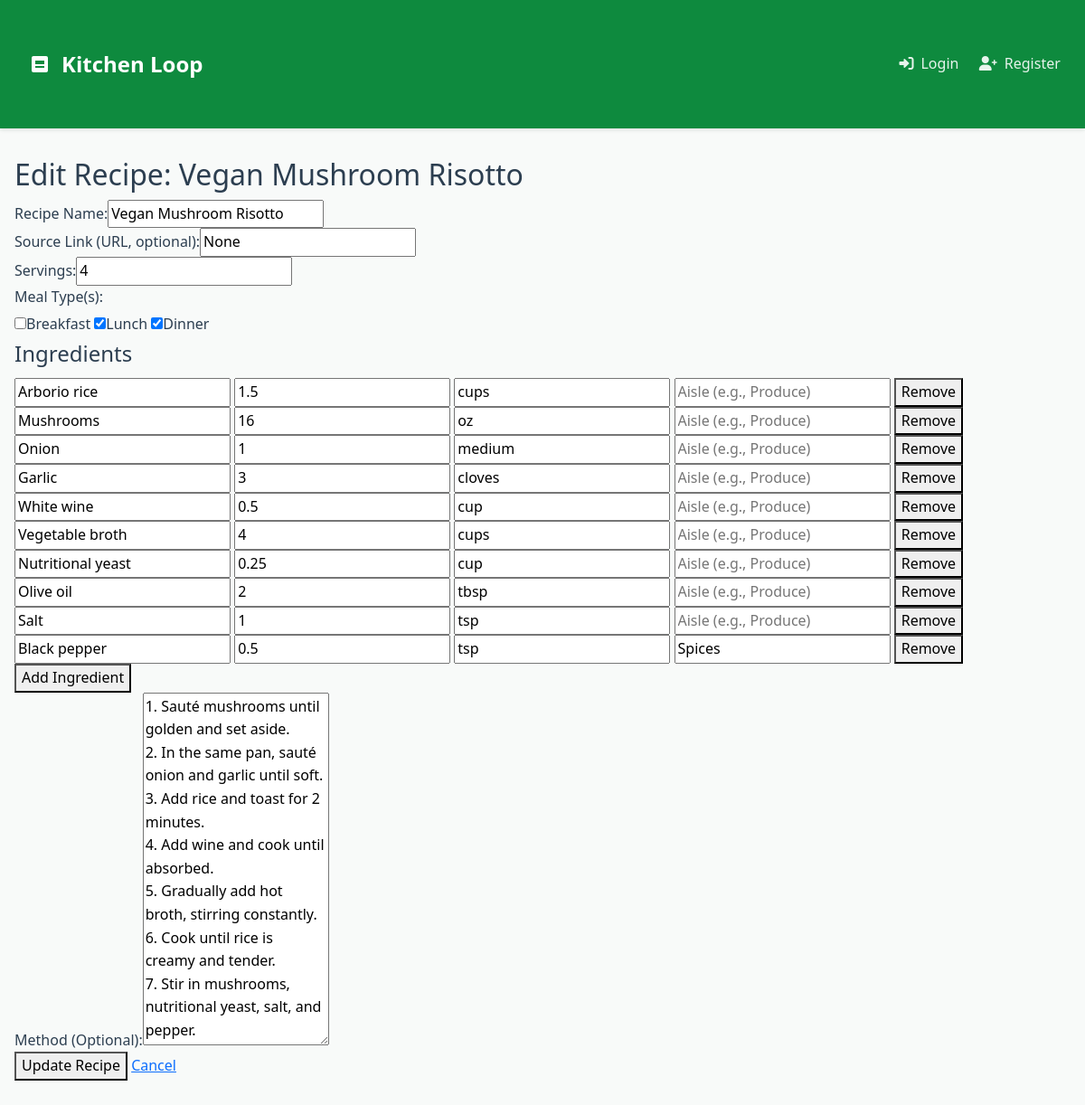
The app's page /edit_recipe/6 with its own data.
### app.py (models this page shows, shortened)
class Recipe(db.Model):
    id = db.Column(db.Integer, primary_key=True)
    name = db.Column(db.String(150), nullable=False, unique=True)
    source_link = db.Column(db.String(500), nullable=True)
    method = db.Column(db.Text, nullable=True) # Optional
    servings = db.Column(db.Integer, nullable=False)
    is_breakfast = db.Column(db.Boolean, default=False, nullable=False)
    is_lunch = db.Column(db.Boolean, default=False, nullable=False)
    is_dinner = db.Column(db.Boolean, default=False, nullable=False)
    ingredients = db.relationship('Ingredient', backref='recipe', lazy=True, cascade="all, delete-orphan")
    account_id = db.Column(db.Integer, db.ForeignKey('account.id'), nullable=True)
    is_public = db.Column(db.Boolean, default=False, nullable=False)
    created_by = db.Column(db.Integer, db.ForeignKey('user.id'), nullable=True)
    created_at = db.Column(db.DateTime, default=datetime.utcnow, nullable=False)
    updated_at = db.Column(db.DateTime, default=datetime.utcnow, onupdate=datetime.utcnow, nullable=False)

class Ingredient(db.Model):
    id = db.Column(db.Integer, primary_key=True)
    name = db.Column(db.String(100), nullable=False)
    quantity = db.Column(db.String(50))
    unit = db.Column(db.String(50))
    aisle = db.Column(db.String(50))
    recipe_id = db.Column(db.Integer, db.ForeignKey('recipe.id'), nullable=False)
    updated_at = db.Column(db.DateTime, default=datetime.utcnow, onupdate=datetime.utcnow)

### app.py (the view)
@app.route('/edit_recipe/<int:recipe_id>', methods=['GET', 'POST'])
def edit_recipe(recipe_id: int):
    recipe = Recipe.query.options(joinedload(Recipe.ingredients)).get_or_404(recipe_id)
    distinct_aisles = get_distinct_aisles() # For aisle dropdowns
    def get_submitted_ingredients(form_data) -> List[Dict[str, Any]]:
         submitted = []
         ids = form_data.getlist('ingredient_id[]')
         names = form_data.getlist('ingredient_name[]')
         qtys = form_data.getlist('ingredient_qty[]')
         units = form_data.getlist('ingredient_unit[]')
         aisles = form_data.getlist('ingredient_aisle[]')
         max_len = max(len(ids), len(names), len(qtys), len(units), len(aisles))
         for i in range(max_len):
             name = names[i].strip() if i < len(names) else ''
             submitted.append({
                 'id': ids[i].strip() if i < len(ids) else '',
                 'name': name,
                 'quantity': qtys[i].strip() if i < len(qtys) else '',
                 'unit': units[i].strip() if i < len(units) else '',
                 'aisle': aisles[i].strip() if i < len(aisles) and aisles[i].strip() and aisles[i] != 'None' else None
             })
         if not submitted:
             submitted.append({'id': '', 'name': '', 'quantity': '', 'unit': '', 'aisle': None})
         return submitted
    if request.method == 'POST':
        form_ingredients = [] # Initialize in case of early exit before assignment
        try:
            original_name = recipe.name
            name = request.form.get('name', '').strip()
            method = request.form.get('method', '').strip()
            servings_str = request.form.get('servings', '').strip()
            source_link = request.form.get('source_link', '').strip() or None
            is_breakfast = 'is_breakfast' in request.form
            is_lunch = 'is_lunch' in request.form
            is_dinner = 'is_dinner' in request.form
            ingredient_ids = request.form.getlist('ingredient_id[]')
            ingredient_names = request.form.getlist('ingredient_name[]')
            ingredient_qtys = request.form.getlist('ingredient_qty[]')
            ingredient_units = request.form.getlist('ingredient_unit[]')
            ingredient_aisles = request.form.getlist('ingredient_aisle[]')
            errors = False
            if not name:
                flash("Recipe name is required.", "danger")
                errors = True
            if not servings_str:
                flash("Servings is required.", "danger")
                errors = True
            if not any(n.strip() for n in ingredient_names):
                flash("At least one ingredient name is required.", "danger")
                errors = True
            servings_int = None
            if servings_str:
                try:
                    servings_int = int(servings_str)
                    if servings_int <= 0:
                        flash("Servings must be a positive whole number.", "danger")
                        errors = True
                except ValueError:
                    flash("Servings must be a valid whole number.", "danger")
                    errors = True
            if name and name.lower() != original_name.lower():
                if Recipe.query.filter(
                    func.lower(Recipe.name) == name.lower(),
                    Recipe.id != recipe_id # Exclude self
                ).first():
                    flash(f"Another recipe named '{name}' already exists.", "warning")
                    errors = True
            if errors:
                form_ingredients = get_submitted_ingredients(request.form)
                return render_template('edit_recipe.html', recipe=recipe, form_ingredients=form_ingredients, distinct_aisles=distinct_aisles)
            recipe.name = name
            recipe.source_link = source_link
            recipe.method = method
            recipe.servings = servings_int # Validated int
            recipe.is_breakfast = is_breakfast
            recipe.is_lunch = is_lunch
            recipe.is_dinner = is_dinner
            existing_ingredient_ids: Set[int] = {ing.id for ing in recipe.ingredients}
            submitted_ingredient_ids: Set[int] = set()
            ingredients_to_add: List[Ingredient] = []
            ingredients_to_update: Dict[int, Dict[str, Any]] = {} # {ing_id: {data}}
            max_len = max(len(ingredient_ids), len(ingredient_names), len(ingredient_qtys), len(ingredient_units), len(ingredient_aisles))
            for i in range(max_len):
                name_val = ingredient_names[i].strip() if i < len(ingredient_names) else ''
                if not name_val:
                    continue
                current_id: Optional[int] = None
                try:
                    current_id_str = ingredient_ids[i].strip() if i < len(ingredient_ids) else ''
                    if current_id_str.isdigit():
                        current_id = int(current_id_str)
                except IndexError:
                    current_id = None # Should not happen with max_len, but safe check
                qty_val = ingredient_qtys[i].strip() if i < len(ingredient_qtys) and ingredient_qtys[i].strip() else None
                unit_val = ingredient_units[i].strip() if i < len(ingredient_units) and ingredient_units[i].strip() else None
                aisle_val = ingredient_aisles[i].strip() if i < len(ingredient_aisles) and ingredient_aisles[i].strip() and ingredient_aisles[i] != 'None' else None
                data = {
                    'name': name_val,
                    'quantity': qty_val,
                    'unit': unit_val,
                    'aisle': aisle_val,
                    'recipe_id': recipe.id # Link to parent recipe
                }
                if current_id and current_id in existing_ingredient_ids:
                    submitted_ingredient_ids.add(current_id)
                    ingredients_to_update[current_id] = data
                elif not current_id or current_id not in existing_ingredient_ids:
                     ingredients_to_add.append(Ingredient(**data))
            ids_to_delete = existing_ingredient_ids - submitted_ingredient_ids
            if ids_to_delete:
                Ingredient.query.filter(Ingredient.id.in_(ids_to_delete)).delete(synchronize_session='fetch')
            for ing_id, data in ingredients_to_update.items():
                 ing = db.session.get(Ingredient, ing_id)
                 if ing: # Ensure it still exists
                     ing.name = data['name']
                     ing.quantity = data['quantity']
                     ing.unit = data['unit']
                     ing.aisle = data['aisle']
                 else:
                     app.logger.warning(f"Ingredient ID {ing_id} marked for update but not found in session/DB.")
            if ingredients_to_add:
                db.session.add_all(ingredients_to_add)
            db.session.commit()
            flash(f"Recipe '{recipe.name}' updated successfully.", "success")
            session.pop('shopping_list_state', None)
            return redirect(url_for('dashboard'))
        except Exception as e:
             db.session.rollback() # Rollback on any error during processing
             flash(f"An unexpected error occurred while updating the recipe: {e}", "danger")
             app.logger.error(f"Error updating recipe {recipe_id}: {e}", exc_info=True)
             form_ingredients = get_submitted_ingredients(request.form)
             return render_template('edit_recipe.html', recipe=recipe, form_ingredients=form_ingredients, distinct_aisles=distinct_aisles)
    else: # --- GET Request ---
        form_ingredients = [
            {'id': ing.id, 'name': ing.name, 'quantity': ing.quantity or '', 'unit': ing.unit or '', 'aisle': ing.aisle}
            for ing in recipe.ingredients
        ]
        if not form_ingredients:
            form_ingredients.append({'id': '', 'name': '', 'quantity': '', 'unit': '', 'aisle': None})
    return render_template('edit_recipe.html', recipe=recipe, form_ingredients=form_ingredients, distinct_aisles=distinct_aisles)

### app.py (called while the page is built)
def get_distinct_aisles() -> List[str]:
    q1 = db.session.query(Ingredient.aisle).filter(Ingredient.aisle.isnot(None), Ingredient.aisle != '').distinct()
    q2 = db.session.query(PantryItem.aisle).filter(PantryItem.aisle.isnot(None), PantryItem.aisle != '').distinct()
    all_aisles = {row[0] for row in q1.union(q2).all() if row[0]}
    return sorted(list(all_aisles))

### templates/edit_recipe.html (shortened to what this page needs)
{% extends 'base.html' %}
{% block content %}
<h2>Edit Recipe: {{ recipe.name }}</h2>
<form method="POST" action="{{ url_for('edit_recipe', recipe_id=recipe.id) }}" id="recipe-form">
    <div><label for="name">Recipe Name:</label><input type="text" id="name" name="name" required value="{{ request.form.get('name', recipe.name) }}"></div>
    <div><label for="source_link">Source Link (URL, optional):</label><input type="url" id="source_link" name="source_link" value="{{ request.form.get('source_link', recipe.source_link) }}"></div>
    <div><label for="servings">Servings:</label><input type="number" id="servings" name="servings" required min="1" value="{{ request.form.get('servings', recipe.servings) }}"></div>
     <div class="checkbox-group">
        <label style="display: block; margin-bottom: 5px;">Meal Type(s):</label>
        <div class="checkbox-inline-options">
            <input type="checkbox" id="is_breakfast" name="is_breakfast" value="1" ><label for="is_breakfast" class="checkbox-label">Breakfast</label>
            <input type="checkbox" id="is_lunch" name="is_lunch" value="1" {% if request.form.get('is_lunch') %}checked{% elif request.method != 'POST' and recipe.is_lunch %}checked{% endif %}><label for="is_lunch" class="checkbox-label">Lunch</label>
            <input type="checkbox" id="is_dinner" name="is_dinner" value="1" {% if request.form.get('is_dinner') %}checked{% elif request.method != 'POST' and recipe.is_dinner %}checked{% endif %}><label for="is_dinner" class="checkbox-label">Dinner</label>
        </div>
    </div>
    <fieldset class="ingredients-section">
        <legend>Ingredients</legend>
        <div id="ingredients-list">
            {% for ingredient in form_ingredients %}
             <div class="ingredient-row">
                 <input type="text" name="ingredient_name[]" placeholder="Name" required value="{{ ingredient.name }}">
                 <input type="text" name="ingredient_qty[]" placeholder="Qty" value="{{ ingredient.quantity }}">
                 <input type="text" name="ingredient_unit[]" placeholder="Unit" value="{{ ingredient.unit }}">
                 <input type="text" name="ingredient_aisle[]" placeholder="Aisle (e.g., Produce)" value="{{ ingredient.aisle if ingredient.aisle else '' }}" list="aisle-suggestions">
                 <button type="button" class="remove-ingredient" onclick="removeIngredient(this)">Remove</button>
             </div>
             {% endfor %}
        </div>
        <button type="button" id="add-ingredient">Add Ingredient</button>
    </fieldset>
    <div><label for="method">Method (Optional):</label><textarea id="method" name="method" rows="15">{{ request.form.get('method', recipe.method) }}</textarea></div>
    <button type="submit">Update Recipe</button>
    <a href="{{ url_for('dashboard') }}" class="button-link">Cancel</a>
</form>
{% endblock %}

### templates/base.html (style rules this page uses)
:root { --brand-primary: #0E8A3E; --brand-secondary: #0A6E31; --brand-light: #E8F5E9; --brand-dark: #064023; --text-primary: #2C3E50; --text-secondary: #596775; --background-light: #F8FAF9; }
body { background-color: var(--background-light); font-family: 'Segoe UI', Tahoma, Geneva, Verdana, sans-serif; color: var(--text-primary); line-height: 1.6; }

### records on screen
Recipe: name "Vegan Mushroom Risotto", source_link "None", servings "4", is_lunch "☑", is_dinner "☑", method "1. Sauté mushrooms until golden and set aside. 2. In the same pan, sauté onion and garlic until soft. 3. Add rice and toast for 2 minutes. 4. Add wine and cook until absorbed. 5. Gradually add hot broth, stirring constantly. 6. Cook until rice is creamy and tender. 7. Stir in mushrooms, nutritional yeast, salt, and pepper."
Ingredient: name "Arborio rice", quantity "1.5", unit "cups"
Ingredient: name "Mushrooms", quantity "16", unit "oz"
Ingredient: name "Onion", quantity "1", unit "medium"
Ingredient: name "Garlic", quantity "3", unit "cloves"
Ingredient: name "White wine", quantity "0.5", unit "cup"
Ingredient: name "Vegetable broth", quantity "4", unit "cups"
Ingredient: name "Nutritional yeast", quantity "0.25", unit "cup"
Ingredient: name "Olive oil", quantity "2", unit "tbsp"
Ingredient: name "Salt", quantity "1", unit "tsp"
Ingredient: name "Black pepper", quantity "0.5", unit "tsp", aisle "Spices"
